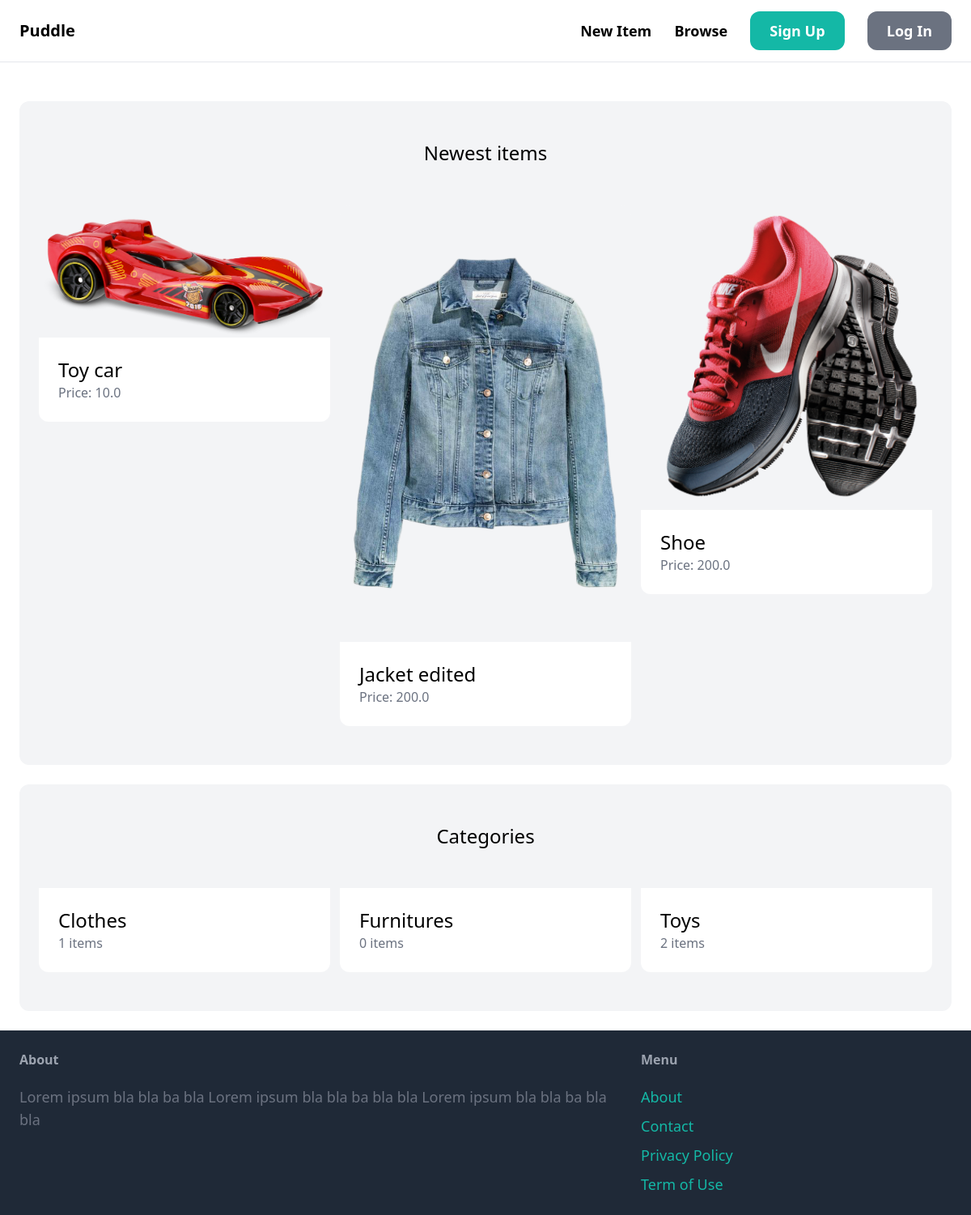
The page / on the database its author committed.
### item/models.py (models this page shows, shortened)
class Item(models.Model):
    category = models.ForeignKey(Category, related_name='items', on_delete=models.CASCADE)
    name = models.CharField(max_length=255)
    description = models.TextField(blank=True, null=True)
    price = models.FloatField()
    image = models.ImageField(upload_to='item_images', blank=True, null=True)
    is_sold = models.BooleanField(default=False)
    created_by = models.ForeignKey(User, related_name='items', on_delete=models.CASCADE)
    created_at = models.DateTimeField(auto_now_add=True)

class Category(models.Model):
    name = models.CharField(max_length=255)
    class Meta:
        ordering = ('name',)
        verbose_name_plural = 'Categories'

### core/views.py (the view)
# urls.py: path('', views.index, name='index'),
def index(request):
    items=Item.objects.filter(is_sold=False)[0:6]
    categories = Category.objects.all()
    return render(request, 'core/index.html', {
        'categories': categories,
        'items':items,
    })

### core/templates/core/index.html (shortened to what this page needs)
{%extends 'core/base.html' %}
{%block content%}
    <div class="mt-6 px-6 py-12 bg-gray-100 rounded-xl">
        <h2 class ="mb-12 text-2xl text-center">Newest items</h2>
        <div class="grid grid-cols-3 gap-3">
            {% for item in items %}
                <div>
                    <a href="{% url 'item:detail' item.id %}">
                        <div>
                            <img src="{{item.image.url}}" class="rounded-t-xl">
                        </div>
                        <div class="p-6 bg-white rounded-b-xl">
                            <h2 class="text-2xl">{{item.name}}</h2>
                            <p class="text-gray-500">Price: {{item.price}}</p>
                        </div>
                    </a>
                </div>
            {% endfor %}
        </div>
    </div>
    <div class="mt-6 px-6 py-12 bg-gray-100 rounded-xl">
        <h2 class ="mb-12 text-2xl text-center">Categories</h2>
        <div class="grid grid-cols-3 gap-3">
            {% for category in categories %}
            <div>
                <a href="#">
                    <div class="p-6 bg-white rounded-b-xl">
                        <h2 class="text-2xl">{{category.name}}</h2>
                        <p class="text-gray-500">{{category.items.count}} items</p>
                    </div>
                </a>
            </div>
            {%endfor%}
        </div>
    </div>
{%endblock%}

### core/templates/core/base.html (shortened to what this page needs)
<!DOCTYPE html>
<html>
    <head>
        <script src="https://cdn.tailwindcss.com"></script>
    </head>
    <body>
        <nav class="py-6 px-6 flex justify-between items-center border-b border-gray-200">
            <a href="/" class="text-xl font-semibold">Puddle</a>
            <div class="space-x-6">
                <a href="{% url 'item:new' %}" class="text-lg font-semibold hover:text-gray-500">New Item</a>
                <a href="{% url 'item:items'%}" class="text-lg font-semibold hover:text-gray-500">Browse</a>
                {% if request.user.is_authenticated %}
                    <a href="{% url 'conversation:inbox' %}" class="px-6 py-3 text-lg font-semibold bg-teal-500 text-white rounded-xl hover:bg-teal-700">Inbox</a>
                    <a href="{% url 'dashboard:index' %}" class="px-6 py-3 text-lg font-semibold bg-gray-500 text-white rounded-xl hover:bg-gray-700">Dashboard</a>
                {% else %}
                    <a href="{% url 'core:signup' %}" class="px-6 py-3 text-lg font-semibold bg-teal-500 text-white rounded-xl hover:bg-teal-700">Sign Up</a>
                    <a href="{% url 'core:login' %}" class="px-6 py-3 text-lg font-semibold bg-gray-500 text-white rounded-xl hover:bg-gray-700">Log In</a>
                {% endif %}
            </div>
        </nav>
        <div class="px-6 py-6">
            {% block content %}
            {% endblock %}
        </div>
        <footer class="py-6 px-6 flex justify-between bg-gray-800">
            <div class="w-2/3 pr-10">
                <h3 class="mb-5 font-semibold text-gray-400">About</h3>
                <p class="text-lg text-gray-500">Lorem ipsum bla bla ba bla  Lorem ipsum bla bla ba bla bla Lorem ipsum bla bla ba bla bla</p>
            </div>
            <div class="w-1/3">
                <h3 class="mb-5 font-semibold text-gray-400">Menu</h3>
                <ul class="space-y-2">
                    <li><a href="#" class="text-lg text-teal-500 hover:text-teal-700">About</a></li>
                    <li><a href="{% url 'core:contact' %}" class="text-lg text-teal-500 hover:text-teal-700">Contact</a></li>
                    <li><a href="#" class="text-lg text-teal-500 hover:text-teal-700">Privacy Policy</a></li>
                    <li><a href="#" class="text-lg text-teal-500 hover:text-teal-700">Term of Use</a></li>
                </ul>
            </div>
        </footer>
    </body>
</html>

### rows shown on the page
Item: image (picture), name "Toy car", price "10.0"
Item: image (picture), name "Jacket edited", price "200.0"
Item: image (picture), name "Shoe", price "200.0"
Category: name "Clothes", items.count "1"
Category: name "Furnitures", items.count "0"
Category: name "Toys", items.count "2"
